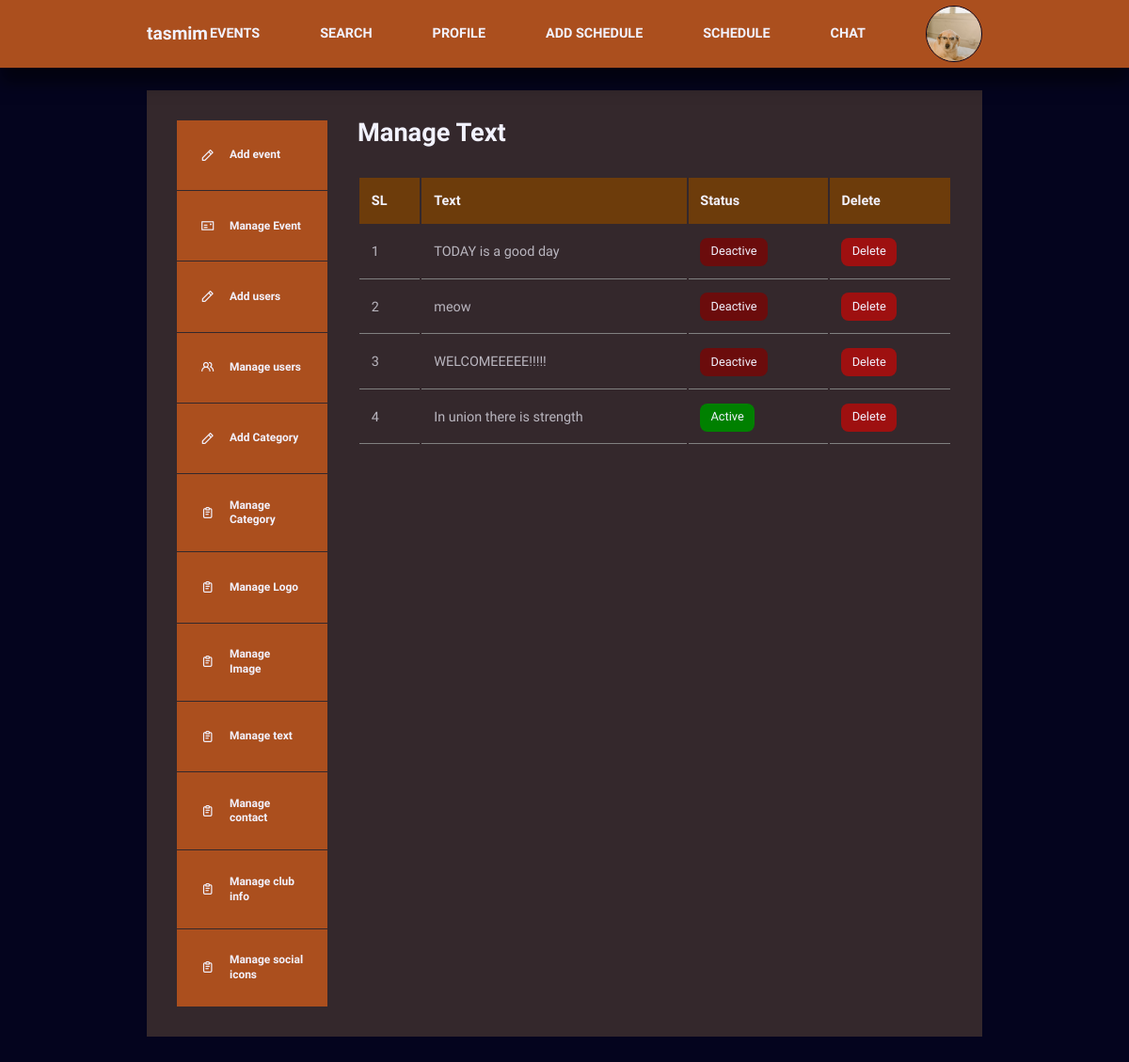
The app's page /dashboard_text.php (signed in) with its own data.
### tables this page shows
CREATE TABLE `users` (
  `id` int(11) NOT NULL,
  `name` varchar(255) NOT NULL,
  `email` varchar(255) NOT NULL,
  `phone` bigint(255) NOT NULL,
  `password` varchar(255) NOT NULL,
  `user_type` varchar(255) NOT NULL,
  `photo` varchar(255) NOT NULL
);

CREATE TABLE `text` (
  `id` int(11) NOT NULL,
  `text` varchar(255) NOT NULL,
  `status` int(11) NOT NULL DEFAULT 0
);

### dashboard_text.php (the view, shortened to what this page needs)
<?php
require 'header_one.php';
require 'db.php';
$text = "SELECT * FROM text";
$st= mysqli_query($db_connection,$text);
?>
<section class="dashboard">
    <div class="container dashboard__container">
        <aside>
            <ul>
            <li><a href="add_events.php"><i class="uil uil-pen"></i>
                        <h5>Add event</h5>
                    </a></li>
                <li><a href="dashboard_events.php"><i class="uil uil-postcard"></i>
                        <h5>Manage Event</h5>
                    </a></li>
                <li><a href="add_user.php"><i class="uil uil-pen"></i>
                        <h5>Add users</h5>
                    </a></li>
                <li><a href="dashboard_user.php"><i class="uil uil-users-alt"></i>
                        <h5>Manage users</h5>
                    </a></li>
                <li><a href="add_category.php"><i class="uil uil-pen"></i>
                        <h5>Add Category</h5>
                    </a></li>
                <li><a href="dashboard_category.php"><i class="uil uil-clipboard-notes"></i>
                        <h5>Manage Category</h5>
                    </a></li>
                <li><a href="dashboard_logo.php"><i class="uil uil-clipboard-notes"></i>
                        <h5>Manage Logo</h5>
                    </a></li>
                    <li><a href="dashboard_image.php"><i class="uil uil-clipboard-notes"></i>
                        <h5>Manage Image</h5>
                    </a></li>
                    <li><a href="dashboard_text.php"><i class="uil uil-clipboard-notes"></i>
                        <h5>Manage text</h5>
                    </a></li>
                    <li><a href="dashboard_about.php"><i class="uil uil-clipboard-notes"></i>
                        <h5>Manage contact</h5>
                    </a></li>
                    <li><a href="about-club_dashboard.php"><i class="uil uil-clipboard-notes"></i>
                        <h5>Manage club info</h5>
                    </a></li>
                <li><a href="dashboard_social.php"><i class="uil uil-clipboard-notes"></i>
                        <h5>Manage social icons</h5>
                    </a></li>
            </ul>
        </aside>
        <main>
            <h2>Manage Text</h2>
            <table>
                <thead>
                    <tr>
                        <th>SL</th>
                        <th>Text</th>
                        <th>Status</th>
                        <th>Delete</th>
                    </tr>
                </thead>
                <tbody>
                <?php foreach ($st as $key => $text) { ?>
                    <tr>
                        <td><?=$key+1?></td>
                        <td><?=$text['text']?></td>
                        <td>
                            <a class="stn <?=($text['status']==1)?'s1':'s2'?>" href="add_text_status.php?id=<?=$text['id']?>"
                            >
                         <?=($text['status']==1)?'Active':'Deactive'?>
                        </a></td>
                        <td><a href="delete_text.php?id=<?=$text['id']?>" class="btn danger">Delete</a></td>
                    </tr>
                    <?php }?>
                </tbody>
            </table>
        </main>
    </div>
</section>

### header_one.php (shortened to what this page needs)
<?php
require 'db.php';
$profile_id = $_SESSION['id'];
$select_loggedin_user = "SELECT * FROM users WHERE id=$profile_id";
$select_loggedin_user_result = mysqli_query($db_connection,$select_loggedin_user);
$select_loggedin_user_result_after_assoc = mysqli_fetch_assoc($select_loggedin_user_result);
?>
<!DOCTYPE html>
<html lang="en">
<head>
    <link rel="stylesheet" href="./style2.css">
    <link rel="stylesheet" href="https://unicons.iconscout.com/release/v4.0.0/css/line.css">
</head>
<body>
 <nav>
    <div class="container nav__container">
        <a href="index.html" class="nav__logo"><?=$select_loggedin_user_result_after_assoc['name']?></a>
        <ul class="nav__items">
            <li><a href="events.php"><b>EVENTS</b></a></li>
            <li><a href="user_search.php"><b>SEARCH</b></a></li>
            <li><a href="user_profile.php"><b>PROFILE</b></a></li>
            <li><a href="schedule_form.php"><b>ADD SCHEDULE</b></a></li>
            <li><a href="schedule_dashboard.php"><b>SCHEDULE</b></a></li>
            <li><a href="chat.php?id=<?=$profile_id?>"><b>CHAT</b></a></li>
            <li class="nav__profile">
                <div class="avater">
                <?php
                    if($select_loggedin_user_result_after_assoc['photo']==null){?>
                    <img src="./images/photo.jpg">
                    <?php }else{?>
                        <img width="60px" height="60px"  src="./uploads/profile_pic/<?=$select_loggedin_user_result_after_assoc['photo'] ?>" alt="">
                    <?php }?>
                </div>
            </li>
        </ul>
    </div>
</nav>

### style2.css (style rules this page uses)
:root { --color-primary:#ab4f1e; --color-primary-light:hsl(21, 79%, 19%); --color-red:rgb(158, 16, 16); --color-red-light:hsla(4, 78%, 49%, 0.433); --color-green:#00c476; --color-green-light:rgba(223, 123, 36, 0.15); --color-gray-900:#34282C; --color-gray-700:#6d3c0b; --color-gray-300:rgba(242,242,254,0.3); --color-gray-200:rgba(242,242,254,0.7); --color-white:#f2f2fe; --color-bg:#04041e; --border:#C19A6B; --danger:#f44d16; --transition:all 1000ms ease; --container-width-lg:74%; --container-width-md:88%; --form-width:40%; --card-border-radius-1:0.3rem; --card-border-radius-2:0.5rem; --card-border-radius-3:0.8rem; --card-border-radius-4:2rem; --card-border-radius-5:5rem; }
* { margin: 0; padding: 0; outline: 0; border: 0; appearance: 0; list-style: none; text-decoration: none; box-sizing: border-box; }
body { font-family: 'Montserrat Alternates', sans-serif; line-height: 1.6; color: var(--color-gray-200); overflow-x: hidden; background: var(--color-bg); font-size: 0.9rem; }
.container { width: var(--container-width-lg); max-width: 1800px; margin-inline: auto; }
section { margin-top: 3rem; width: 100vw; }
h1,h2,h3,h4,h5 { color: var(--color-white); line-height: 1.3; }
h2 { font-size: 1.7rem; margin: 1rem 0; }
a { color: var(--color-white); transition: var(--transition); }
img { display: block; width: 100%; object-fit: cover; }
nav { background: var(--color-primary); width: 100vw; height: 4.5rem; position: fixed; top: 0; z-index: 10; box-shadow: 0 1rem 1rem rgb(0, 0, 0,0.5); }
.nav__container { height: 100%; display: flex; align-items: center; justify-content: space-between; }
.avater { width:60px; aspect-ratio: 1/1; border-radius: 50%; overflow: hidden; border: 0.1rem solid var(--color-bg); }
.nav__logo { font-weight: 600; font-size: 1.2rem; }
.nav__items { display: flex; align-items: center; gap: 4rem; }
.nav__profile { position: relative; cursor: pointer; }
.btn { display: inline-block; width: fit-content;padding: 0.6rem 1.2rem; background: var(--color-primary); border-radius: var(--card-border-radius-2); cursor: pointer; transition: var(--transition); color: var(--color-white); }
.stn { display: inline-block; width: fit-content;padding: 0.6rem 1.2rem; border-radius: var(--card-border-radius-2); cursor: pointer; transition: var(--transition); color: var(--color-white); }
.stn.s1 { padding: 0.3rem 0.7rem; font-size: 0.8rem; background: green; }
.stn.s2 { padding: 0.3rem 0.7rem; font-size: 0.8rem; background: rgb(107, 12, 12); }
.btn.danger { background: var(--color-red); padding: 0.3rem 0.7rem; font-size: 0.8rem; }
.dashboard { margin-top: 6rem; }
.dashboard__container { display: grid; grid-template-columns: 10rem auto; gap: 1rem; background: var(--color-gray-900); padding: 2rem; margin-bottom: 5rem; }
.dashboard aside a { background: var(--color-primary); display: flex; gap: 1rem; align-items: center; padding: 1.6rem; }
.dashboard aside ul li:not(:last-child) a { border-bottom: 1px solid var(--color-gray-900); }
.dashboard main { margin-left: 1rem; }
.dashboard main h2 { margin: 0 0 2rem 0; line-height: 1; }
.dashboard main table { width: 100%; text-align: left; }
.dashboard main table th { background: var(--color-gray-700); padding: 0.8rem; color: var(--color-white); }
.dashboard main table td { padding: 0.8rem; border-bottom: 1px solid gray; }

### records on screen
users: name "tasmim", photo (picture)
text: text "TODAY is a good day", status "Deactive"
text: text "meow", status "Deactive"
text: text "WELCOMEEEEE!!!!!", status "Deactive"
text: text "In union there is strength", status "Active"
